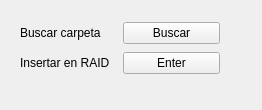
<?xml version="1.0" encoding="UTF-8"?>
<ui version="4.0">
 <class>ceRobot</class>
 <widget class="QWidget" name="ceRobot">
  <property name="geometry">
   <rect>
    <x>0</x>
    <y>0</y>
    <width>262</width>
    <height>110</height>
   </rect>
  </property>
  <property name="windowTitle">
   <string>Form</string>
  </property>
  <widget class="QWidget" name="">
   <property name="geometry">
    <rect>
     <x>20</x>
     <y>20</y>
     <width>200</width>
     <height>58</height>
    </rect>
   </property>
   <layout class="QGridLayout" name="gridLayout">
    <item row="0" column="0">
     <widget class="QLabel" name="label">
      <property name="text">
       <string>Buscar carpeta</string>
      </property>
     </widget>
    </item>
    <item row="0" column="1">
     <widget class="QPushButton" name="pushButton">
      <property name="text">
       <string>Buscar</string>
      </property>
     </widget>
    </item>
    <item row="1" column="0">
     <widget class="QLabel" name="label_2">
      <property name="text">
       <string>Insertar en RAID</string>
      </property>
     </widget>
    </item>
    <item row="1" column="1">
     <widget class="QPushButton" name="pushButton_2">
      <property name="text">
       <string>Enter</string>
      </property>
     </widget>
    </item>
   </layout>
  </widget>
 </widget>
 <resources/>
 <connections/>
</ui>
